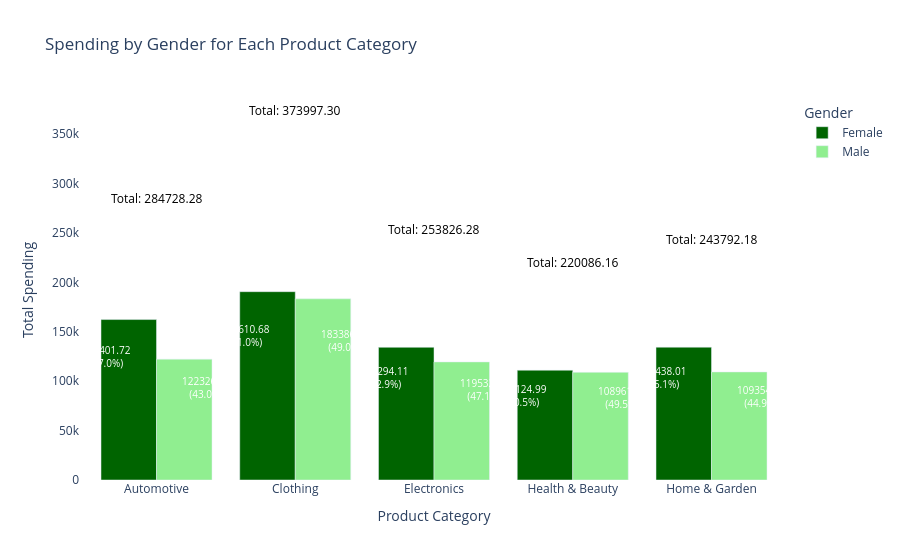

The code cell stored with this chart in its notebook:
### Code cell
# Ensure 'Amount' is numeric
final_combined_dataset['Amount'] = pd.to_numeric(final_combined_dataset['Amount'], errors='coerce')

# Group by TransactionID to ensure Amount is summed for unique transactions
unique_transaction_sales = final_combined_dataset.groupby('TransactionID').agg({'Amount': 'sum'}).reset_index()

# Now, we need to calculate the spending by Gender and ProductCategory
gender_spending_by_category = final_combined_dataset.groupby(['ProductCategory', 'Gender']).agg({
    'Amount': 'sum',  # Sum of Amount based on ProductCategory and Gender
    'CustomerID': 'nunique'  # Count of unique CustomerID per Gender
}).reset_index()

# Calculate total spending per ProductCategory
total_spending_by_category = (
    gender_spending_by_category.groupby('ProductCategory')['Amount'].sum().reset_index()
)
total_spending_by_category.rename(columns={'Amount': 'Total_Amount'}, inplace=True)

# Merge total spending data with gender spending data
gender_spending_by_category = gender_spending_by_category.merge(total_spending_by_category, on='ProductCategory')

# Calculate the percentage for each gender-product category combination
gender_spending_by_category['Percentage'] = (gender_spending_by_category['Amount'] / gender_spending_by_category['Total_Amount']) * 100

# Create the grouped bar chart
fig = px.bar(
    gender_spending_by_category,
    x='ProductCategory',
    y='Amount',
    color='Gender',
    barmode='group',  # Group bars by gender for each product category
    title="Spending by Gender for Each Product Category",
    labels={"ProductCategory": "Product Category", "Amount": "Total Spending"},
    color_discrete_sequence=['#006400', '#90EE90'],  # Dark green for Male, Light green for Female
)

# Add annotations inside each Gender's bar with amount and percentage
for i, row in gender_spending_by_category.iterrows():
    # Calculate x and y positions
    x_position = row['ProductCategory']
    if row['Gender'] == 'Female':
        offset = -0.5  # Adjust Female bar position
    else:
        offset = 0.5  # Adjust Male bar position
    
    # Create the text to display
    text = f'{row["Amount"]:.2f}<br>({row["Percentage"]:.1f}%)'  # Amount and Percentage

    fig.add_annotation(
        x=x_position,
        y=row['Amount'] / 1.3,  # Center the annotation inside the bar
        text=text,  # Display the amount and percentage
        showarrow=False,
        font=dict(color='white', size=10),  # Set font color to white for contrast
        align='center',
        xanchor='center',  # Center text horizontally
        xshift=offset * 100  # Slightly shift annotations to align perfectly
    )

# Add total annotations outside the bars
for i, row in total_spending_by_category.iterrows():
    fig.add_annotation(
        x=row['ProductCategory'],  # Place annotation above the bars
        y=row['Total_Amount'] + 5,  # Position outside the tallest bar
        text=f'Total: {row["Total_Amount"]:.2f}',  # Display the total amount with two decimals
        showarrow=False,
        font=dict(color='black', size=12),  # Set the font color for visibility
        align='center',
        xanchor='center',  # Center the annotation horizontally
    )

# Update layout for better readability
fig.update_layout(
    plot_bgcolor='white',
    xaxis_title='Product Category',
    yaxis_title='Total Spending',
    showlegend=True,  # Show the legend for gender
    xaxis_tickangle=0,  # Rotate x-axis labels for better visibility
    yaxis=dict(
        showgrid=True,  # Show gridlines for better readability
        tickmode='linear',  # Use linear ticks
        tick0=0,  # Start the ticks from 0
        dtick=50000,  # Set the tick step to 50,000
    ),
    font=dict(size=12)  # Adjust font size for clarity
)

# Show the figure
fig.show()



# Ensure 'TransactionID' is not null
final_combined_dataset['TransactionID'] = final_combined_dataset['TransactionID'].fillna('')

# Group by ProductCategory and Gender and count unique TransactionID
gender_transaction_count_by_category = final_combined_dataset.groupby(['ProductCategory', 'Gender']).agg({'TransactionID': pd.Series.nunique}).reset_index()

# Calculate total unique TransactionID count per ProductCategory
total_transaction_count_by_category = (
    gender_transaction_count_by_category.groupby('ProductCategory')['TransactionID'].sum().reset_index()
)
total_transaction_count_by_category.rename(columns={'TransactionID': 'Total_TransactionCount'}, inplace=True)

# Merge total transaction count data with gender transaction count data
gender_transaction_count_by_category = gender_transaction_count_by_category.merge(total_transaction_count_by_category, on='ProductCategory')

# Calculate the percentage for each gender-product category combination
gender_transaction_count_by_category['Percentage'] = (gender_transaction_count_by_category['TransactionID'] / gender_transaction_count_by_category['Total_TransactionCount']) * 100

# Create the grouped bar chart
fig = px.bar(
    gender_transaction_count_by_category,
    x='ProductCategory',
    y='TransactionID',
    color='Gender',
    barmode='group',  # Group bars by gender for each product category
    title="Transactions by Gender for Each Product Category",
    labels={"ProductCategory": "Product Category", "TransactionID": "Count of Unique TransactionID"},
    color_discrete_sequence=['#006400', '#90EE90'],  # Dark green for Male, Light green for Female
)

# Add annotations inside each Gender's bar with count and percentage
for i, row in gender_transaction_count_by_category.iterrows():
    # Calculate x and y positions
    x_position = row['ProductCategory']
    if row['Gender'] == 'Female':
        offset = -0.5  # Adjust Female bar position
    else:
        offset = 0.5  # Adjust Male bar position
    
    # Create the text to display
    text = f'{row["TransactionID"]}<br>({row["Percentage"]:.1f}%)'  # Count and Percentage

    fig.add_annotation(
        x=x_position,
        y=row['TransactionID'] / 1.3,  # Center the annotation inside the bar
        text=text,  # Display the count and percentage
        showarrow=False,
        font=dict(color='white', size=10),  # Set font color to white for contrast
        align='center',
        xanchor='center',  # Center text horizontally
        xshift=offset * 100  # Slightly shift annotations to align perfectly
    )

# Add total annotations outside the bars
for i, row in total_transaction_count_by_category.iterrows():
    fig.add_annotation(
        x=row['ProductCategory'],  # Place annotation above the bars
        y=row['Total_TransactionCount'] + 5,  # Position outside the tallest bar
        text=f'Total: {row["Total_TransactionCount"]}',  # Display the total count of unique TransactionID
        showarrow=False,
        font=dict(color='black', size=12),  # Set the font color for visibility
        align='center',
        xanchor='center',  # Center the annotation horizontally
    )

# Update layout for better readability
fig.update_layout(
    plot_bgcolor='white',
    xaxis_title='Product Category',
    yaxis_title='Count of Transactions',
    showlegend=True,  # Show the legend for gender
    xaxis_tickangle=0,  # Rotate x-axis labels for better visibility
    yaxis=dict(
        showgrid=True,  # Show gridlines for better readability
        tickmode='linear',  # Use linear ticks
        tick0=0,  # Start the ticks from 0
        dtick=50,  # Set the tick step to 50
    ),
    font=dict(size=12)  # Adjust font size for clarity
)

# Show the figure
fig.show()

### Figure 1 — Plotly figure (JSON) as saved in the notebook; plotly's stock layout.template omitted (floating-point values rounded to 4 significant figures)
{"data": [{"alignmentgroup": "True", "hovertemplate": "Gender=Female<br>Product Category=%{x}<br>Total Spending=%{y}<extra></extra>", "legendgroup": "Female", "marker": {"color": "#006400", "pattern": {"shape": ""}}, "name": "Female", "offsetgroup": "Female", "orientation": "v", "showlegend": true, "textposition": "auto", "type": "bar", "x": ["Automotive", "Clothing", "Electronics", "Health & Beauty", "Home & Garden"], "xaxis": "x", "y": [162400.0, 190600.0, 134300.0, 111100.0, 134400.0], "yaxis": "y"}, {"alignmentgroup": "True", "hovertemplate": "Gender=Male<br>Product Category=%{x}<br>Total Spending=%{y}<extra></extra>", "legendgroup": "Male", "marker": {"color": "#90EE90", "pattern": {"shape": ""}}, "name": "Male", "offsetgroup": "Male", "orientation": "v", "showlegend": true, "textposition": "auto", "type": "bar", "x": ["Automotive", "Clothing", "Electronics", "Health & Beauty", "Home & Garden"], "xaxis": "x", "y": [122300.0, 183400.0, 119500.0, 109000.0, 109400.0], "yaxis": "y"}], "layout": {"annotations": [{"align": "center", "font": {"color": "white", "size": 10}, "showarrow": false, "text": "162401.72<br>(57.0%)", "x": "Automotive", "xanchor": "center", "xshift": -50, "y": 124900.0}, {"align": "center", "font": {"color": "white", "size": 10}, "showarrow": false, "text": "122326.56<br>(43.0%)", "x": "Automotive", "xanchor": "center", "xshift": 50, "y": 94100.0}, {"align": "center", "font": {"color": "white", "size": 10}, "showarrow": false, "text": "190610.68<br>(51.0%)", "x": "Clothing", "xanchor": "center", "xshift": -50, "y": 146600.0}, {"align": "center", "font": {"color": "white", "size": 10}, "showarrow": false, "text": "183386.62<br>(49.0%)", "x": "Clothing", "xanchor": "center", "xshift": 50, "y": 141100.0}, {"align": "center", "font": {"color": "white", "size": 10}, "showarrow": false, "text": "134294.11<br>(52.9%)", "x": "Electronics", "xanchor": "center", "xshift": -50, "y": 103300.0}, {"align": "center", "font": {"color": "white", "size": 10}, "showarrow": false, "text": "119532.17<br>(47.1%)", "x": "Electronics", "xanchor": "center", "xshift": 50, "y": 91950.0}, {"align": "center", "font": {"color": "white", "size": 10}, "showarrow": false, "text": "111124.99<br>(50.5%)", "x": "Health & Beauty", "xanchor": "center", "xshift": -50, "y": 85480.0}, {"align": "center", "font": {"color": "white", "size": 10}, "showarrow": false, "text": "108961.17<br>(49.5%)", "x": "Health & Beauty", "xanchor": "center", "xshift": 50, "y": 83820.0}, {"align": "center", "font": {"color": "white", "size": 10}, "showarrow": false, "text": "134438.01<br>(55.1%)", "x": "Home & Garden", "xanchor": "center", "xshift": -50, "y": 103400.0}, {"align": "center", "font": {"color": "white", "size": 10}, "showarrow": false, "text": "109354.17<br>(44.9%)", "x": "Home & Garden", "xanchor": "center", "xshift": 50, "y": 84120.0}, {"align": "center", "font": {"color": "black", "size": 12}, "showarrow": false, "text": "Total: 284728.28", "x": "Automotive", "xanchor": "center", "y": 284700.0}, {"align": "center", "font": {"color": "black", "size": 12}, "showarrow": false, "text": "Total: 373997.30", "x": "Clothing", "xanchor": "center", "y": 374000.0}, {"align": "center", "font": {"color": "black", "size": 12}, "showarrow": false, "text": "Total: 253826.28", "x": "Electronics", "xanchor": "center", "y": 253800.0}, {"align": "center", "font": {"color": "black", "size": 12}, "showarrow": false, "text": "Total: 220086.16", "x": "Health & Beauty", "xanchor": "center", "y": 220100.0}, {"align": "center", "font": {"color": "black", "size": 12}, "showarrow": false, "text": "Total: 243792.18", "x": "Home & Garden", "xanchor": "center", "y": 243800.0}], "autosize": true, "barmode": "group", "font": {"size": 12}, "legend": {"title": {"text": "Gender"}, "tracegroupgap": 0}, "plot_bgcolor": "white", "showlegend": true, "title": {"text": "Spending by Gender for Each Product Category"}, "xaxis": {"anchor": "y", "autorange": true, "domain": [0, 1], "range": [-0.5, 4.5], "tickangle": 0, "title": {"text": "Product Category"}, "type": "category"}, "yaxis": {"anchor": "x", "autorange": true, "domain": [0, 1], "dtick": 50000, "range": [0, 394800.0], "showgrid": true, "tick0": 0, "tickmode": "linear", "title": {"text": "Total Spending"}, "type": "linear"}}}
